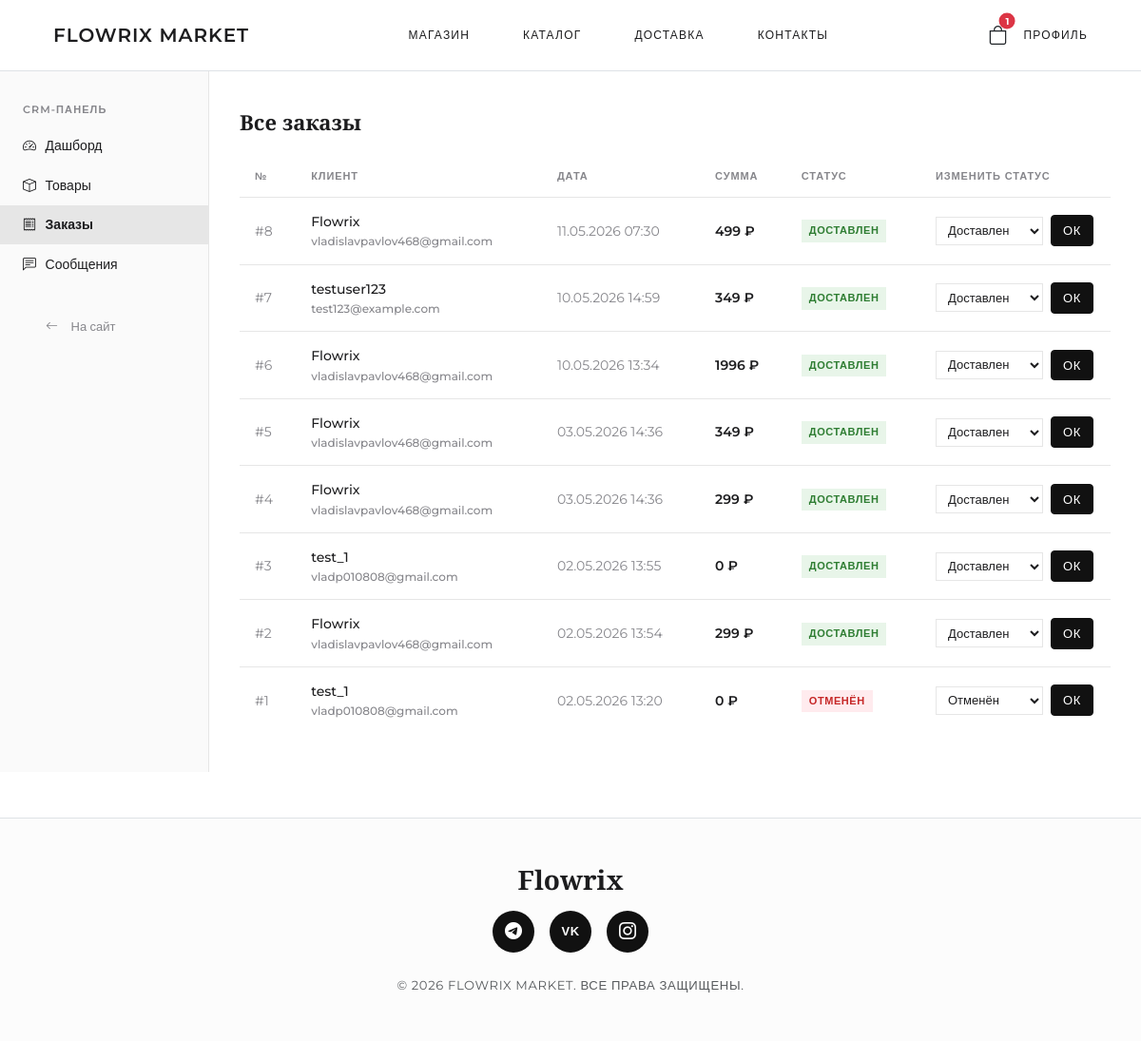
Page /admin/orders (signed in) on the committed database.
### models.py (models this page shows, shortened)
class OrderItem(db.Model):
    __tablename__ = "order_items"
    id = db.Column(db.Integer, primary_key=True)
    order_id = db.Column(db.Integer, db.ForeignKey("orders.id"), nullable=False)
    product_id = db.Column(db.Integer, db.ForeignKey("products.id"), nullable=True)
    quantity = db.Column(db.Integer, nullable=False, default=1)
    price_at_purchase = db.Column(db.Numeric(10, 2), nullable=False)
    order = db.relationship("Order", back_populates="items")
    product = db.relationship("Product", back_populates="order_items")
    @property
    def subtotal(self) -> float:
        return float(self.price_at_purchase) * self.quantity

class Order(db.Model):
    __tablename__ = "orders"
    STATUSES = ("new", "in_progress", "shipped", "delivered", "cancelled")
    id = db.Column(db.Integer, primary_key=True)
    user_id = db.Column(db.Integer, db.ForeignKey("users.id"), nullable=False)
    total_price = db.Column(db.Numeric(10, 2), nullable=True)
    status = db.Column(db.String(32), nullable=False, default="new")
    created_at = db.Column(db.DateTime, default=datetime.utcnow)
    user = db.relationship("User", back_populates="orders")
    items = db.relationship(
        "OrderItem",
        back_populates="order",
        cascade="all, delete-orphan",
        lazy="select",
    )
    @property
    def cart_total(self) -> float:
        return sum(item.subtotal for item in self.items)
    @property
    def items_count(self) -> int:
        return sum(item.quantity for item in self.items)

class User(UserMixin, db.Model):
    __tablename__ = "users"
    id = db.Column(db.Integer, primary_key=True)
    username = db.Column(db.String(64), unique=True, nullable=False)
    email = db.Column(db.String(120), unique=True, nullable=False)
    password_hash = db.Column(db.String(256), nullable=False)
    role = db.Column(db.String(16), nullable=False, default="client")
    created_at = db.Column(db.DateTime, default=datetime.utcnow)
    orders = db.relationship(
        "Order",
        back_populates="user",
        cascade="all, delete-orphan",
        lazy="dynamic",
    )
    @property
    def is_admin(self) -> bool:
        return self.role == "admin"
    @property
    def active_cart(self):
        return self.orders.filter_by(status="new").first()

### routes/admin.py (the view)
@admin_bp.route("/orders")
@login_required
@admin_required
def orders():
    all_orders = get_all_orders()
    return render_template("admin/orders.html", orders=all_orders)

### main.py (called while the page is built)
def _ensure_admin():
    from models import User
    try:
        first_user = User.query.order_by(User.id.asc()).first()
        if first_user and first_user.role != "admin":
            first_user.role = "admin"
            db.session.commit()
            print(f"User {first_user.username} promoted to Admin")
    except Exception as e:
        print(f"Admin promotion error: {e}")
        db.session.rollback()

### models.py (called while the page is built)
@login_manager.user_loader
def load_user(user_id: str):
    return db.session.get(User, int(user_id))

### routes/admin.py (called while the page is built)
def admin_required(f):
    @wraps(f)
    def decorated(*args, **kwargs):
        if not current_user.is_authenticated or not current_user.is_admin:
            abort(403)
        return f(*args, **kwargs)
    return decorated

### services/admin_service.py (called while the page is built)
def get_all_orders() -> list[Order]:
    return (
        Order.query
        .filter(Order.status != "new")
        .order_by(Order.created_at.desc())
        .all()
    )

### templates/admin/orders.html (shortened to what this page needs)
{% extends "base.html" %}
{% block content %}
<div class="admin-layout">
  {% include "admin/_sidebar.html" %}
  <div class="admin-content">
    <h1 style="font-size:22px; font-weight:600; margin-bottom:1.5rem;">Все заказы</h1>
    {% if orders %}
    <table class="fx-table">
      <thead>
        <tr>
          <th>№</th>
          <th>Клиент</th>
          <th>Дата</th>
          <th>Сумма</th>
          <th>Статус</th>
          <th style="width:200px;">Изменить статус</th>
        </tr>
      </thead>
      <tbody>
        {% for order in orders %}
        <tr>
          <td style="color:var(--color-muted);">#{{ order.id }}</td>
          <td style="font-weight:500;">
            {{ order.user.username if order.user else "—" }}
            <span style="font-size:12px; color:var(--color-muted); display:block;">
              {{ order.user.email if order.user else "" }}
            </span>
          </td>
          <td style="color:var(--color-muted); white-space:nowrap;">
            {{ order.created_at.strftime('%d.%m.%Y %H:%M') }}
          </td>
          <td style="font-weight:600;">{{ "%.0f"|format(order.cart_total) }} ₽</td>
          <td>
            {% if order.status == 'in_progress' %}
              <span class="badge-status" style="background:#FFF3E0; color:#E65100;">В обработке</span>
            {% elif order.status == 'shipped' %}
              <span class="badge-status" style="background:#E3F2FD; color:#1565C0;">Отправлен</span>
            {% elif order.status == 'delivered' %}
              <span class="badge-status" style="background:#E8F5E9; color:#2E7D32;">Доставлен</span>
            {% elif order.status == 'cancelled' %}
              <span class="badge-status" style="background:#FFEBEE; color:#C62828;">Отменён</span>
            {% else %}
              <span class="badge-status" style="background:var(--color-border);">{{ order.status }}</span>
            {% endif %}
          </td>
          <td>
            <form action="{{ url_for('admin.order_status', order_id=order.id) }}"
                  method="POST" class="d-flex gap-2 align-items-center">
              <select name="status" class="status-select">
                <option value="delivered"   {% if order.status == 'delivered'   %}selected{% endif %}>Доставлен</option>
                <option value="cancelled"   {% if order.status == 'cancelled'   %}selected{% endif %}>Отменён</option>
              </select>
              <button type="submit" class="btn-primary-fx" style="padding:5px 12px; font-size:13px;">
                ОК
              </button>
            </form>
          </td>
        </tr>
        {% endfor %}
      </tbody>
    </table>
    {% else %}
      <p style="font-size:14px; color:var(--color-muted);">Заказов пока нет.</p>
    {% endif %}
  </div>
</div>
{% endblock %}

### templates/base.html (shortened to what this page needs)
<!DOCTYPE html>
<html lang="ru">
<head>
  <link rel="stylesheet" href="https://cdn.jsdelivr.net/npm/bootstrap@5.3.3/dist/css/bootstrap.min.css">
  <link rel="stylesheet" href="https://cdn.jsdelivr.net/npm/bootstrap-icons@1.11.3/font/bootstrap-icons.min.css">
  <link rel="stylesheet" href="https://unpkg.com/aos@next/dist/aos.css" />
  <link rel="stylesheet" href="{{ url_for('static', filename='css/style.css') }}">
</head>
<body>
  <nav class="navbar navbar-minimal sticky-top bg-white py-3 border-bottom">
    <div class="container-fluid px-4">
      <div class="d-flex align-items-center justify-content-between w-100">
        <div class="d-flex align-items-center">
          <a class="navbar-brand m-0" href="{{ url_for('products.home') }}">Flowrix Market</a>
        </div>
        <div class="d-none d-lg-flex gap-4">
          <a class="nav-link" href="{{ url_for('products.home') }}">МАГАЗИН</a>
          <a class="nav-link" href="{{ url_for('products.index') }}">КАТАЛОГ</a>
          <a class="nav-link" href="{{ url_for('products.delivery') }}">ДОСТАВКА</a>
          <a class="nav-link" href="{{ url_for('products.contacts') }}">КОНТАКТЫ</a>
        </div>
        <div class="d-flex align-items-center gap-3">
          {% if current_user.is_authenticated %}
            <button class="btn btn-link text-dark text-decoration-none d-flex align-items-center gap-2 p-0 position-relative" type="button" data-bs-toggle="offcanvas" data-bs-target="#offcanvasCart">
              <i class="bi bi-bag fs-5"></i>
              {% if current_user.active_cart and current_user.active_cart.items_count > 0 %}
                <span class="position-absolute top-0 start-100 translate-middle badge rounded-pill bg-danger" style="font-size: 10px;">
                  {{ current_user.active_cart.items_count }}
                </span>
              {% endif %}
            </button>
            <a class="nav-link p-0 text-dark" href="{{ url_for('auth.profile') }}">ПРОФИЛЬ</a>
          {% else %}
            <a class="nav-link p-0 text-dark" href="{{ url_for('auth.login') }}">ВОЙТИ</a>
          {% endif %}
        </div>
      </div>
    </div>
  </nav>
  <main style="min-height: 70vh;">
    {% block content %}{% endblock %}
  </main>
  <footer class="py-5 mt-5 border-top" style="background-color: #fcfcfc;">
    <div class="container d-flex flex-column align-items-center justify-content-center text-center">
      <h3 class="font-serif mb-3">Flowrix</h3>
      <div class="d-flex gap-3 mb-4">
        <a href="https://t.me/+lvLVunCbq9k2MjZi" target="_blank" class="social-icon-round" aria-label="Telegram">
          <i class="bi bi-telegram"></i>
        </a>
        <a href="https://vk.com/flowrix3d" target="_blank" class="social-icon-round" aria-label="VK">
          <span style="font-size: 13px; font-weight: bold; letter-spacing: 0.5px; font-family: sans-serif;">VK</span>
        </a>
        <a href="https://www.instagram.com/flowrix3d" target="_blank" class="social-icon-round" aria-label="Instagram">
          <i class="bi bi-instagram"></i>
        </a>
      </div>
      <p class="text-muted small mb-0" style="letter-spacing: 0.05em; text-transform: uppercase;">© 2026 Flowrix Market. Все права защищены.</p>
    </div>
  </footer>
</body>
</html>

### static/css/style.css (style rules this page uses)
:root { --color-primary: #111111; --color-secondary: #f0f0f0; --color-bg: #ffffff; --color-surface: #fafafa; --color-border: #e6e6e6; --color-text: #1d1d1f; --color-muted: #86868b; --color-accent: #f7e07a; --font-main: 'Montserrat', sans-serif; --font-heading: 'Playfair Display', serif; --radius-sm: 4px; --radius-md: 8px; --radius-pill: 50px; }
body { font-family: var(--font-main); background-color: var(--color-bg); color: var(--color-text); line-height: 1.6; font-size: 15px; font-weight: 400; -webkit-font-smoothing: antialiased; }
h1, h2, h3, h4, h5, h6, .font-serif { font-family: var(--font-heading); font-weight: 600; }
.navbar-minimal { background: rgba(255, 255, 255, 0.95); backdrop-filter: blur(10px); border-bottom: 1px solid var(--color-border); padding: 1.5rem 2rem; }
.navbar-brand { font-family: var(--font-main); font-weight: 600; font-size: 20px; letter-spacing: 0.05em; color: var(--color-text) !important; text-transform: uppercase; }
.nav-link { font-size: 12px; color: var(--color-text) !important; font-weight: 500; text-transform: uppercase; letter-spacing: 0.1em; transition: opacity 0.2s; padding: 0.5rem 1rem; }
.btn-primary-fx { background-color: var(--color-primary); color: white; border: 1px solid var(--color-primary); padding: 12px 30px; border-radius: var(--radius-sm); font-weight: 500; font-size: 14px; transition: all 0.2s; text-transform: uppercase; letter-spacing: 0.05em; }

### templates/base.html (style rules this page uses)
.social-icon-round { display: inline-flex; align-items: center; justify-content: center; width: 44px; height: 44px; border-radius: 50%; background-color: #111; color: #fff; font-size: 18px; text-decoration: none; transition: all 0.2s ease; }

### templates/admin/orders.html (style rules this page uses)
.admin-layout { display:flex; min-height:calc(100vh - 56px - 60px); }
.admin-content { flex:1; padding:2.5rem 2rem; overflow-x:auto; }
.fx-table { width:100%; border-collapse:collapse; }
.fx-table th { font-size:11px; font-weight:600; letter-spacing:0.08em; text-transform:uppercase; color:var(--color-muted); border-bottom:1px solid var(--color-border); padding:0.75rem 1rem; text-align:left; }
.fx-table td { font-size:14px; padding:0.875rem 1rem; border-bottom:1px solid var(--color-border); vertical-align:middle; }
.fx-table tr:last-child td { border-bottom:none; }
.status-select { border:1px solid var(--color-border); border-radius:0; padding:5px 8px; font-size:13px; font-family:var(--font-main); background:var(--color-bg); color:var(--color-text); cursor:pointer; }
.badge-status { display:inline-block; padding:3px 8px; font-size:11px; font-weight:600; text-transform:uppercase; letter-spacing:0.05em; }

### rows in the picture
OrderItem: active_cart.items_count "1"
Order: id "8", user "Flowrix", user "vladislavpavlov468@gmail.com", created_at "11.05.2026 07:30", shows "ДОСТАВЛЕН", status "Доставлен"
OrderItem: cart_total "499"
Order: id "7", user "testuser123", user "test123@example.com", created_at "10.05.2026 14:59", shows "ДОСТАВЛЕН", status "Доставлен"
OrderItem: cart_total "349"
Order: id "6", user "Flowrix", user "vladislavpavlov468@gmail.com", created_at "10.05.2026 13:34", shows "ДОСТАВЛЕН", status "Доставлен"
OrderItem: cart_total "1996"
Order: id "5", user "Flowrix", user "vladislavpavlov468@gmail.com", created_at "03.05.2026 14:36", shows "ДОСТАВЛЕН", status "Доставлен"
OrderItem: cart_total "349"
Order: id "4", user "Flowrix", user "vladislavpavlov468@gmail.com", created_at "03.05.2026 14:36", shows "ДОСТАВЛЕН", status "Доставлен"
OrderItem: cart_total "299"
Order: id "3", user "test_1", user "vladp010808@gmail.com", created_at "02.05.2026 13:55", cart_total "0", shows "ДОСТАВЛЕН", status "Доставлен"
Order: id "2", user "Flowrix", user "vladislavpavlov468@gmail.com", created_at "02.05.2026 13:54", shows "ДОСТАВЛЕН", status "Доставлен"
OrderItem: cart_total "299"
Order: id "1", user "test_1", user "vladp010808@gmail.com", created_at "02.05.2026 13:20", cart_total "0", shows "ОТМЕНЁН", status "Отменён"
